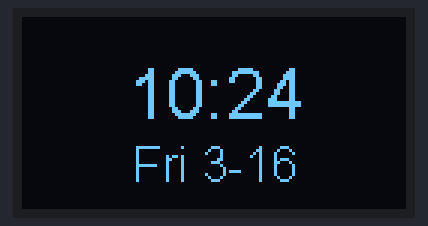
Bench run of a sketch on a simulated ESP8266 (NodeMCU). Parts: 128×64 one-colour display. WiFi joins after 1.5 s; servers stay silent unless stated; network time is answered at once with the bench clock; uploads are accepted with an empty reply; the local clock reads 2024-03-15 10:24:30 at power-on unless the sketch sets it; what the sketch prints to the serial monitor is not drawn. At 5.8 s the program restarts the board; the recording ends there.

Above: at 1.6 s.

The sketch:

bilibili_fans_clock.ino
```cpp
#include <ESP8266WiFi.h>
#include <ArduinoJson.h>
#include <ESP8266HTTPClient.h>
#include <NTPClient.h>
#include <WiFiUdp.h>
#include <Wire.h>
#include "SH1106Wire.h"

//----------------------------------------------------
const char* ssid     = "";     //WiFi名
const char* password = ""; //WiFi密码
String biliuid       = "";           //bilibili UID
//----------------------------------------------------

const long utcOffsetInSeconds = 3600 * 8;
String daysOfTheWeek[7] = {"Sun", "Mon", "Tue", "Wed", "Thu", "Fri", "Sat"};
String Time, Date;

WiFiUDP ntpUDP;
NTPClient timeClient(ntpUDP, "pool.ntp.org", utcOffsetInSeconds);

DynamicJsonDocument jsonBuffer(400);
WiFiClient client;

SH1106Wire  display(0x3c, D3, D5);
// D3 -> SDA
// D5 -> SCL

long fans = 0;
int times = 0;

void setup() {
  Serial.begin(9600);
  Serial.println("bilibili fans clock,init...");

  display.init();
  display.flipScreenVertically();

  display.setFont(ArialMT_Plain_16);
  display.setTextAlignment(TEXT_ALIGN_CENTER);
  display.drawString(64, 16, "Loading...");
  display.display();

  Serial.print("Connecting WiFi...");
  WiFi.mode(WIFI_STA);
  WiFi.begin(ssid, password);


  while (WiFi.status() != WL_CONNECTED) {
    delay(500);
    Serial.print(".");
  }
  Serial.println("");
  Serial.println("WiFi connected");
  Serial.println("IP address: ");
  Serial.println(WiFi.localIP());

  timeClient.begin();
}

void loop() {
  if (times == 0) {
    getTime();
    display.clear();
    display.setFont(ArialMT_Plain_24);
    display.setTextAlignment(TEXT_ALIGN_CENTER);
    display.drawString(64, 12, Time);
    display.setFont(ArialMT_Plain_16);
    display.drawString(64, 40, Date);
    display.display();
  }

  if (times == 4) {
    getBilibiliFans();
    display.clear();
    display.setFont(ArialMT_Plain_16);
    display.setTextAlignment(TEXT_ALIGN_CENTER);
    display.drawString(64, 16, "FANS:" + String(fans));
    display.display();
  }

  times += 1;
  if (times >= 7) {
    times = 0;
  }
  delay(1000);
}

void getTime() {
  timeClient.update();//获取时间
  int hours = timeClient.getHours();
  int minutes = timeClient.getMinutes();
  int secounds = timeClient.getSeconds();
  int week = timeClient.getDay();
  long Epoch = timeClient.getEpochTime();


  Time = hours < 10 ? "0" + String(hours) : String(hours);//格式化时间字符串
  Time += ":";
  Time += minutes < 10 ? "0" + String(minutes) : String(minutes);
  Date = daysOfTheWeek[week];
  Date += " ";

  int MON1[12] = {31, 28, 31, 30, 31, 30, 31, 31, 30, 31, 30, 31};  //平年
  int MON2[12] = {31, 29, 31, 30, 31, 30, 31, 31, 30, 31, 30, 31}; //闰年
  int FOURYEARS = (366 + 365 + 365 + 365); //每个四年的总天数
  int DAYMS = 24 * 3600;

  int nDays = Epoch / DAYMS + 1; //time函数获取的是从1970年以来的毫秒数，因此需要先得到天数
  int nYear4 = nDays / FOURYEARS; //得到从1970年以来的周期（4年）的次数
  int nRemain = nDays % FOURYEARS; //得到不足一个周期的天数
  int nDesYear = 1970 + nYear4 * 4;
  int nDesMonth = 0, nDesDay = 0;
  bool bLeapYear = false;

  if ( nRemain < (365 + 365) ) //一个周期内，第二年
  { //平年
    nDesYear += 1;
    nRemain -= 365;
  }
  else if ( nRemain < (365 + 365 + 365) ) //一个周期内，第三年
  { //平年
    nDesYear += 2;
    nRemain -= (365 + 365);
  }
  else//一个周期内，第四年，这一年是闰年
  { //润年
    nDesYear += 3;
    nRemain -= (365 + 365 + 365);
    bLeapYear = true;
  }

  int *pMonths = bLeapYear ? MON2 : MON1;
  //循环减去12个月中每个月的天数，直到剩余天数小于等于0，就找到了对应的月份
  for ( int i = 0; i < 12; ++i )
  {
    int nTemp = nRemain - pMonths[i];
    if ( nTemp <= 0 )
    {
      nDesMonth = i + 1;
      if ( nTemp == 0 )//表示刚好是这个月的最后一天，那么天数就是这个月的总天数了
        nDesDay = pMonths[i];
      else
        nDesDay = nRemain;
      break;
    }
    nRemain = nTemp;
  }

  Date += String(nDesMonth);
  Date += "-";
  Date += String(nDesDay);
  /*Serial.print("Time");
    Serial.print(nDesYear);
    Serial.print(nDesMonth);
    Serial.println(nDesDay);*/
}

void getBilibiliFans() {
  if (WiFi.status() == WL_CONNECTED) //此处感谢av30129522视频作者的开源代码
  {
    HTTPClient http;
    http.begin("http://api.bilibili.com/x/relation/stat?vmid=" + biliuid);
    auto httpCode = http.GET();
    Serial.print("Bilibili fans HttpCode:");
    Serial.print(httpCode);
    if (httpCode > 0) {
      String resBuff = http.getString();
      DeserializationError error = deserializeJson(jsonBuffer, resBuff);
      if (error) {
        Serial.println("json error");
        while (1);
      }
      JsonObject root = jsonBuffer.as<JsonObject>();
      long code = root["code"];
      Serial.print("     Code:");
      Serial.print(code);
      fans = root["data"]["follower"];
      Serial.print("     Fans:");
      Serial.println(fans);
    }
  }
}
```
